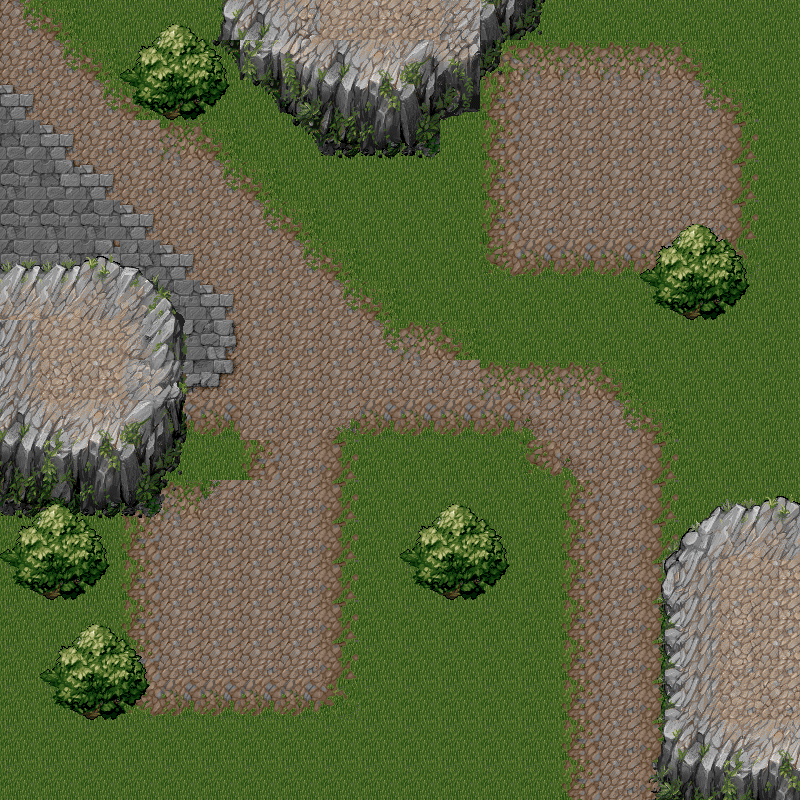

Below is a game level as drawn by its tile map, then a one-line description and the .tmx file that defines it, in full:
An orthogonal 20x20 tile map with 40x40 px tiles, 2 tile layers (Background, Objects), 5 tilesets.

<map version="1.0" orientation="orthogonal" renderorder="right-down" width="20" height="20" tilewidth="40" tileheight="40" nextobjectid="1">
 <tileset firstgid="1" name="Ground" tilewidth="40" tileheight="40">
  <image source="GRS2ROC.png" width="640" height="480" />
 </tileset>
 <tileset firstgid="193" name="PAVE" tilewidth="40" tileheight="40">
  <image source="PAVE.png" width="640" height="480" />
 </tileset>
 <tileset firstgid="385" name="CLIFFVEG" tilewidth="40" tileheight="40">
  <image source="CLIFFVEG.png" width="640" height="480" />
 </tileset>
 <tileset firstgid="577" name="CLIFVEG2" tilewidth="40" tileheight="40">
  <image source="CLIFVEG2.png" width="640" height="480" />
 </tileset>
 <tileset firstgid="769" name="Tree" tilewidth="110" tileheight="96">
  <image source="tree.png" width="110" height="96" />
 </tileset>
 <layer name="Background" width="20" height="20">
  <data encoding="csv">
74,38,40,40,40,40,40,40,40,40,40,40,40,40,40,40,40,40,40,40,
68,74,38,40,40,40,40,40,40,40,40,40,34,36,36,36,36,38,40,40,
246,68,74,38,40,40,40,40,40,40,40,40,66,68,68,68,68,74,38,40,
216,246,68,68,36,38,40,40,40,40,40,40,66,68,68,68,68,68,70,40,
214,250,246,68,68,74,38,40,40,40,40,40,66,68,68,68,68,68,70,40,
214,214,214,246,68,68,74,38,40,40,40,40,66,68,68,68,68,68,70,40,
214,212,250,212,246,68,68,74,38,40,40,40,98,100,100,100,100,100,102,40,
214,212,248,248,214,246,68,68,74,38,40,40,40,40,40,40,40,40,40,40,
248,248,248,248,248,278,68,68,68,74,36,38,40,40,40,40,40,40,40,40,
308,308,308,308,308,310,68,68,68,68,68,68,36,36,36,38,40,40,40,40,
98,100,100,100,100,100,68,68,106,100,100,100,100,104,68,74,38,40,40,40,
40,40,40,40,40,40,66,68,70,40,40,40,40,98,104,68,70,40,40,40,
40,40,40,34,36,72,68,68,70,40,40,40,40,40,66,68,70,40,40,40,
40,40,40,66,68,68,68,68,70,40,40,40,40,40,66,68,70,40,40,40,
40,40,40,66,68,68,68,68,70,40,40,40,40,40,66,68,70,40,40,40,
40,40,40,66,68,68,68,68,70,40,40,40,40,40,66,68,70,40,40,40,
40,40,40,66,68,68,68,68,70,40,40,40,40,40,66,68,70,40,40,40,
40,40,40,98,100,100,100,100,102,40,40,40,40,40,66,68,70,40,40,40,
40,40,40,40,40,40,40,40,40,40,40,40,40,40,66,68,70,40,40,40,
40,40,40,40,40,40,40,40,40,40,40,40,40,40,66,68,70,40,40,40
</data>
 </layer>
 <objectgroup name="Objektebene 1" visible="0" />
 <layer name="Objects" width="20" height="20">
  <data encoding="csv">
0,0,0,0,0,498,499,713,714,471,716,717,521,522,0,0,0,0,0,0,
0,0,0,0,0,530,517,729,730,503,732,733,522,0,0,0,0,0,0,0,
0,0,0,769,0,0,530,745,746,519,748,749,0,0,0,0,0,0,0,0,
0,0,0,0,0,0,0,761,762,535,764,0,0,0,0,0,0,0,0,0,
0,0,0,0,0,0,0,0,0,0,0,0,0,0,0,0,0,0,0,0,
0,0,0,0,0,0,0,0,0,0,0,0,0,0,0,0,0,0,0,0,
389,389,391,393,0,0,0,0,0,0,0,0,0,0,0,0,0,0,0,0,
405,405,407,409,410,0,0,0,0,0,0,0,0,0,0,0,769,0,0,0,
435,437,437,441,442,0,0,0,0,0,0,0,0,0,0,0,0,0,0,0,
467,469,471,473,474,0,0,0,0,0,0,0,0,0,0,0,0,0,0,0,
499,501,503,505,506,0,0,0,0,0,0,0,0,0,0,0,0,0,0,0,
515,517,519,521,522,0,0,0,0,0,0,0,0,0,0,0,0,0,0,0,
531,533,535,537,538,0,0,0,0,0,0,0,0,0,0,0,0,387,389,391,
0,0,0,0,0,0,0,0,0,0,0,0,0,0,0,0,402,403,405,407,
769,0,0,0,0,0,0,0,0,0,769,0,0,0,0,0,434,435,437,471,
0,0,0,0,0,0,0,0,0,0,0,0,0,0,0,0,466,435,469,471,
0,0,0,0,0,0,0,0,0,0,0,0,0,0,0,0,466,435,469,471,
0,769,0,0,0,0,0,0,0,0,0,0,0,0,0,0,466,467,414,412,
0,0,0,0,0,0,0,0,0,0,0,0,0,0,0,0,498,499,501,503,
0,0,0,0,0,0,0,0,0,0,0,0,0,0,0,0,514,515,517,519
</data>
 </layer>
</map>